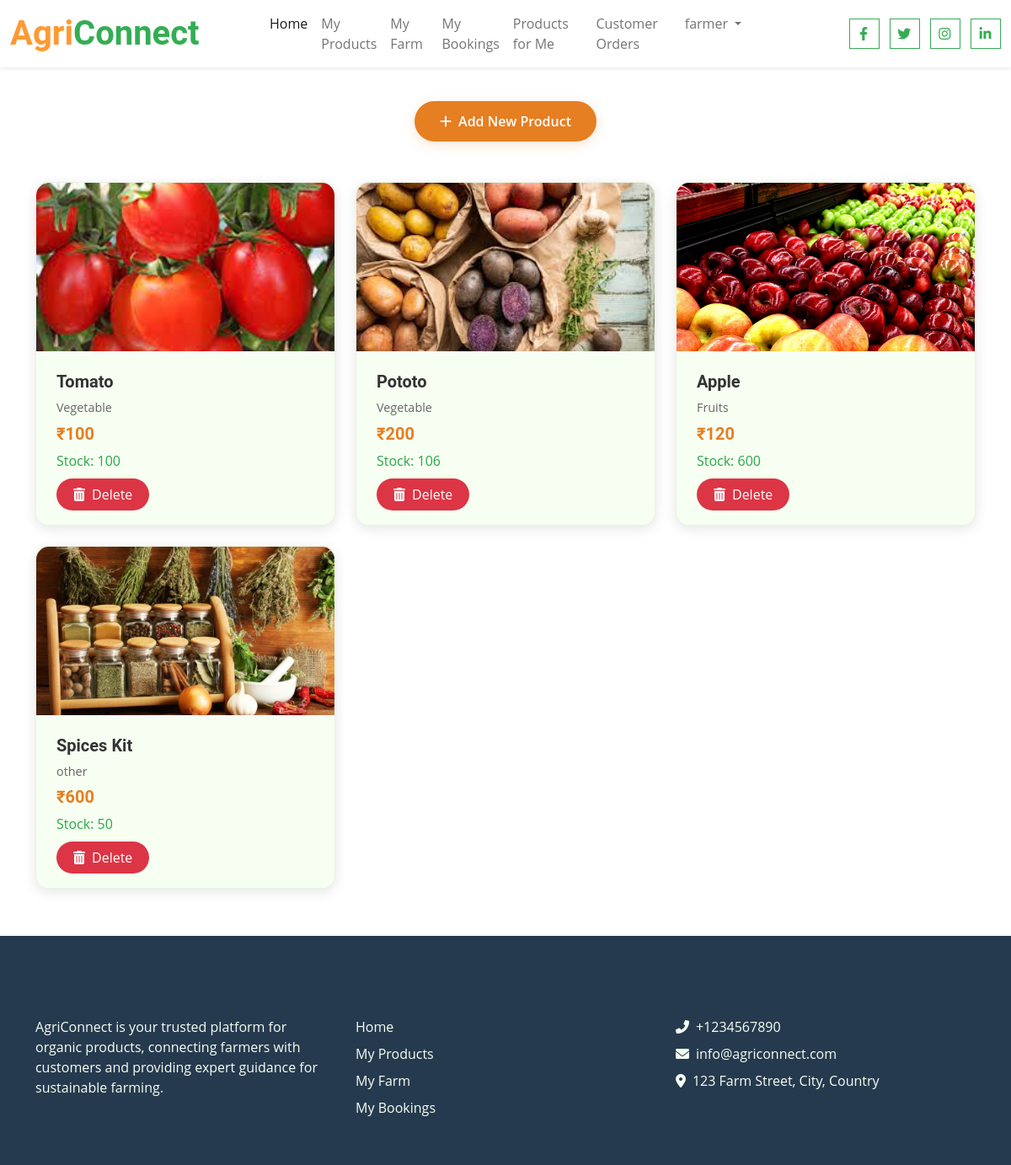
/Products/ProductAdd (signed in), run on the app's committed database.
### Products/models.py (models this page shows)
class ProductForCustomer(models.Model):
    options = (
    ("Fruits","Fruits"),
    ("Vegetable","Vegetable"),
    ("other","other")
    )
    Product_Name = models.CharField(max_length=244)
    Product_Category = models.CharField(max_length=255,choices=options)
    Product_price = models.IntegerField()
    Product_Discription = models.CharField(max_length=1000)
    Product_Stock = models.IntegerField()
    Product_Image = models.FileField(upload_to="Customer_products")
    user = models.ForeignKey(User,on_delete=models.CASCADE,null=True,blank=True)
    date = models.DateField(auto_now_add=True)
    status = models.BooleanField(default=False)

### Products/views.py (the view, shortened to what this page needs)
# urls.py: path("ProductAdd",views.ProductAdd,name="ProductAdd"),
@login_required(login_url="SignIn")
def ProductAdd(request):
    form = Productaddform
    products = ProductForCustomer.objects.filter(user = request.user)
    context = {
        "form":form,
        "products":products
    }
    return render(request,'farmer/myproducts.html',context)

### templates/farmer/myproducts.html (shortened to what this page needs)
{% extends "farmerhome.html" %}
{% block content %}
<div class="product-container">
    <div class="container">
        <div class="text-center mb-5">
            <button type="button" data-bs-toggle="modal" data-bs-target="#exampleModal" class="add-product-btn">
                <i class="fas fa-plus me-2"></i>Add New Product
            </button>
        </div>
        <div class="row">
            {% for i in products %}
            <div class="col-lg-4 col-md-6">
                <div class="product-card">
                    <img src="{{i.Product_Image.url}}" class="product-image" alt="{{i.Product_Name}}">
                    <div class="product-info">
                        <h3 class="product-name">{{i.Product_Name}}</h3>
                        <p class="product-category">{{i.Product_Category}}</p>
                        <h4 class="product-price">₹{{i.Product_price}}</h4>
                        <p class="product-stock">Stock: {{i.Product_Stock}}</p>
                        <a href="{%url 'DeleteCustomerProduct' i.id %}" class="delete-btn">
                            <i class="fas fa-trash-alt me-2"></i>Delete
                        </a>
                    </div>
                </div>
            </div>
            {% endfor %}
        </div>
    </div>
</div>
{% endblock %}

### templates/farmerhome.html (shortened to what this page needs)
{% load static %}
<!DOCTYPE html>
<html lang="en">
<head>
    <link href="https://cdnjs.cloudflare.com/ajax/libs/font-awesome/6.0.0/css/all.min.css" rel="stylesheet">
    <link href="https://cdn.jsdelivr.net/npm/bootstrap-icons@1.8.1/font/bootstrap-icons.css" rel="stylesheet">
    <link href="{%static 'lib/owlcarousel/assets/owl.carousel.min.css' %}" rel="stylesheet">
    <link href="{%static 'css/bootstrap.min.css' %}" rel="stylesheet">
    <link href="{%static 'css/style.css' %}" rel="stylesheet">
</head>
<body>
    <header class="fixed-top">
        <div class="container-fluid bg-white shadow-sm">
            <div class="row">
                <div class="col-lg-3 d-flex align-items-center">
                    <a href="{%url 'Index' %}" class="navbar-brand">
                        <h1 class="m-0 text-primary"><span class="text-secondary">Agri</span>Connect</h1>
                    </a>
                </div>
                <div class="col-lg-6">
                    <nav class="navbar navbar-expand-lg navbar-light justify-content-center">
                        <div class="collapse navbar-collapse" id="navbarCollapse">
                            <div class="navbar-nav">
                                <a href="{%url 'Index' %}" class="nav-item nav-link active">Home</a>
                                {% if request.user.is_authenticated %}
                                    <a href="{%url 'ProductAdd' %}" class="nav-item nav-link">My Products</a>
                                    <a href="{%url 'StartFarm' %}" class="nav-item nav-link">My Farm</a>
                                    <a href="{%url 'FarmerMybooking' %}" class="nav-item nav-link">My Bookings</a>
                                    <a href="{%url 'FarmProducts' %}" class="nav-item nav-link">Products for Me</a>
                                    <a href="{%url 'CustomerOrderFarmerview' %}" class="nav-item nav-link">Customer Orders</a>
                                    <div class="nav-item dropdown">
                                        <a href="#" class="nav-link dropdown-toggle" data-bs-toggle="dropdown" aria-expanded="false">{{request.user}}</a>
                                    </div>
                                {% endif %}
                            </div>
                        </div>
                    </nav>
                </div>
                <div class="col-lg-3 d-flex align-items-center justify-content-end">
                    <div class="social-links">
                        <a href="#" class="btn btn-outline-primary btn-square me-2"><i class="fab fa-facebook-f"></i></a>
                        <a href="#" class="btn btn-outline-primary btn-square me-2"><i class="fab fa-twitter"></i></a>
                        <a href="#" class="btn btn-outline-primary btn-square me-2"><i class="fab fa-instagram"></i></a>
                        <a href="#" class="btn btn-outline-primary btn-square"><i class="fab fa-linkedin-in"></i></a>
                    </div>
                </div>
            </div>
        </div>
    </header>
    {% block content %}{% endblock %}
    <footer class="bg-dark text-light py-5">
        <div class="container">
            <div class="row g-4">
                <div class="col-lg-4">
                    <h5 class="mb-4">About AgriConnect</h5>
                    <p class="mb-4">AgriConnect is your trusted platform for organic products, connecting farmers with customers and providing expert guidance for sustainable farming.</p>
                </div>
                <div class="col-lg-4">
                    <h5 class="mb-4">Quick Links</h5>
                    <div class="d-flex flex-column">
                        <a href="{%url 'Index' %}" class="text-light text-decoration-none mb-2">Home</a>
                        <a href="{%url 'ProductAdd' %}" class="text-light text-decoration-none mb-2">My Products</a>
                        <a href="{%url 'StartFarm' %}" class="text-light text-decoration-none mb-2">My Farm</a>
                        <a href="{%url 'FarmerMybooking' %}" class="text-light text-decoration-none mb-2">My Bookings</a>
                    </div>
                </div>
                <div class="col-lg-4">
                    <h5 class="mb-4">Contact Us</h5>
                    <p class="mb-2"><i class="fas fa-phone-alt me-2"></i>+1234567890</p>
                    <p class="mb-2"><i class="fas fa-envelope me-2"></i>info@agriconnect.com</p>
                    <p class="mb-0"><i class="fas fa-map-marker-alt me-2"></i>123 Farm Street, City, Country</p>
                </div>
            </div>
        </div>
    </footer>
</body>
</html>

### static/css/style.css (style rules this page uses)
:root { --primary: #34AD54; --secondary: #FF9933; --light: #F6FFF2; --dark: #263A4F; }
.btn { font-family: 'Roboto', sans-serif; letter-spacing: 1px; font-weight: 700; transition: .5s; }
.btn-square { width: 36px; height: 36px; }
.btn-square, .btn-sm-square, .btn-lg-square { padding-left: 0; padding-right: 0; text-align: center; }
.product-card { transition: all 0.3s ease; border: 1px solid rgba(0,0,0,0.05); background-color: var(--light) !important; }

### templates/farmer/myproducts.html (style rules this page uses)
.product-container { padding: 120px 0 2rem 0; min-height: 100vh; }
.add-product-btn { background: #e67e22; color: white; padding: 12px 30px; border-radius: 25px; border: none; font-weight: 600; transition: all 0.3s ease; box-shadow: 0 4px 15px rgba(230, 126, 34, 0.2); }
.product-card { background: white; border-radius: 15px; box-shadow: 0 4px 15px rgba(0,0,0,0.1); transition: all 0.3s ease; margin-bottom: 1.5rem; }
.product-image { width: 100%; height: 200px; object-fit: cover; border-radius: 15px 15px 0 0; }
.product-info { padding: 1.5rem; }
.product-name { font-size: 1.25rem; font-weight: 600; color: #333; margin-bottom: 0.5rem; }
.product-category { color: #666; font-size: 0.9rem; margin-bottom: 0.5rem; }
.product-price { color: #e67e22; font-size: 1.25rem; font-weight: 600; margin-bottom: 0.5rem; }
.product-stock { color: #28a745; font-weight: 500; }
.delete-btn { background: #dc3545; color: white; padding: 8px 20px; border-radius: 20px; border: none; transition: all 0.3s ease; }

### templates/farmerhome.html (style rules this page uses)
body { padding-top: 0; }
header { z-index: 1000; background: white; }
.navbar { padding: 0.5rem 0; }
.product-card { transition: all 0.3s ease; }
.navbar-nav .nav-link { padding: 0.5rem 1rem; font-weight: 500; transition: all 0.3s ease; }
.navbar-nav .dropdown-toggle::after { margin-left: 0.5rem; }

### data on the page
ProductForCustomer: Product_Image (picture), Product_Name "Tomato", Product_Category "Vegetable", Product_price "100", Product_Stock "100"
ProductForCustomer: Product_Image (picture), Product_Name "Pototo", Product_Category "Vegetable", Product_price "200", Product_Stock "106"
ProductForCustomer: Product_Image (picture), Product_Name "Apple", Product_Category "Fruits", Product_price "120", Product_Stock "600"
ProductForCustomer: Product_Image (picture), Product_Name "Spices Kit", Product_Category "other", Product_price "600", Product_Stock "50"

### other printed values
{{ request.user }} "farmer"
